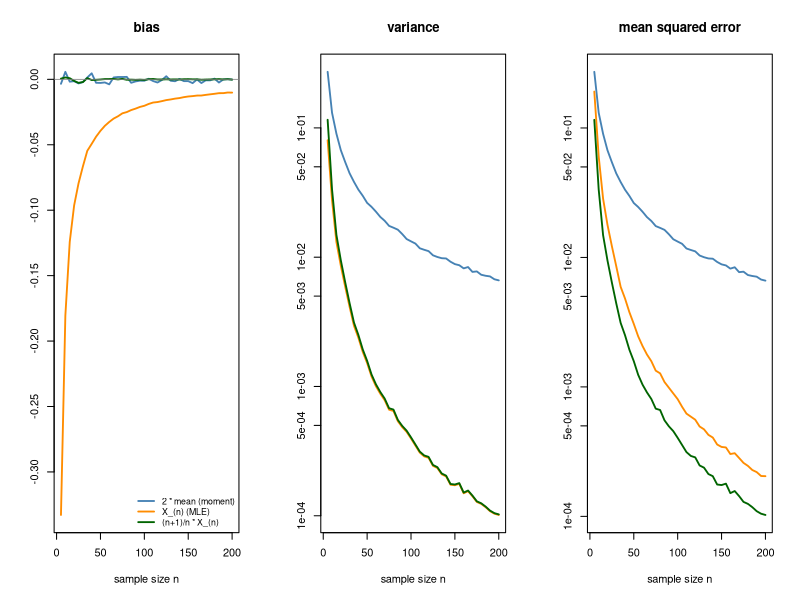

Recreate this plot in R.
# Bias, variance and MSE of three estimators of beta for U(0, beta), estimated by simulation.
set.seed(0)
beta <- 2
reps <- 5000
ns <- seq(5, 200, by = 5)
est_names <- c("2 * mean (moment)", "X_(n) (MLE)", "(n+1)/n * X_(n)")
res <- array(0, dim = c(length(ns), 3, 3),
             dimnames = list(NULL, est_names, c("bias", "var", "mse")))
for (i in seq_along(ns)) {
  n <- ns[i]
  x <- matrix(runif(reps * n, 0, beta), reps, n)
  xmax <- apply(x, 1, max)
  ests <- cbind(2 * rowMeans(x), xmax, (n + 1) / n * xmax)
  res[i, , "bias"] <- colMeans(ests) - beta
  res[i, , "var"] <- apply(ests, 2, function(e) mean((e - mean(e))^2))
  res[i, , "mse"] <- colMeans((ests - beta)^2)
}

cols <- c("steelblue", "darkorange", "darkgreen")
titles <- c(bias = "bias", var = "variance", mse = "mean squared error")
op <- par(mfrow = c(1, 3))
for (key in names(titles)) {
  matplot(ns, res[, , key], type = "l", lty = 1, lwd = 1.8, col = cols,
          log = if (key == "bias") "" else "y",
          xlab = "sample size n", ylab = "", main = titles[[key]])
  if (key == "bias") {
    abline(h = 0, col = "gray50", lwd = 0.8)
    legend("bottomright", bty = "n", cex = 0.8, legend = est_names, col = cols, lwd = 1.8)
  }
}
par(op)
